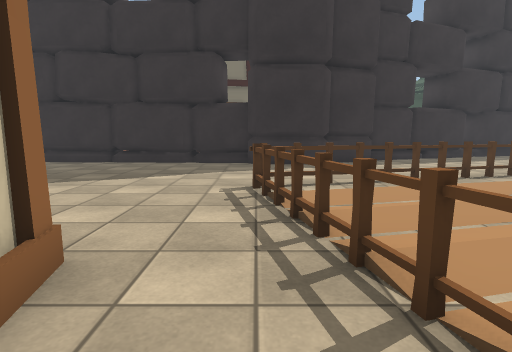
view 1 (above)

24 first-person views from a walk through a 3-D level made in the Unity game engine. The camera is 1.2 m above the floor, tilts 8° down and sees 80° across. The floor is counted in squares, 1 m on a side. Each view is taken from the middle of a square. On the plan, view 1 faces up. The plan holds only what a view shows up to about 13 squares ahead; the rest is blank. The place goes on beyond the plan. The player is left out. Some surface patterns are stand-ins.

view 2
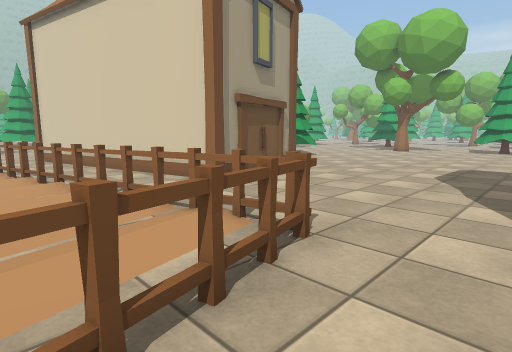

view 3
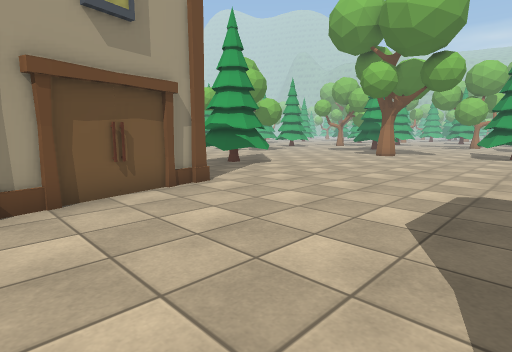

view 4
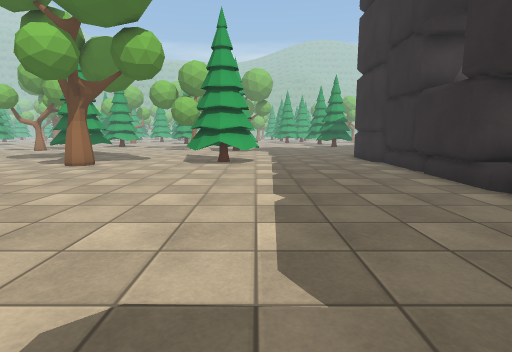

view 5
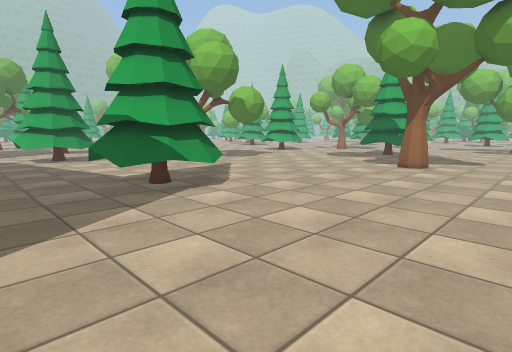

view 6
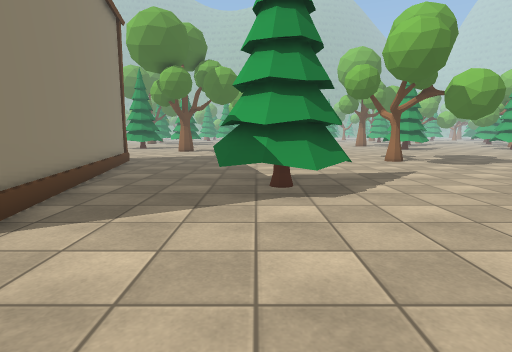

view 7
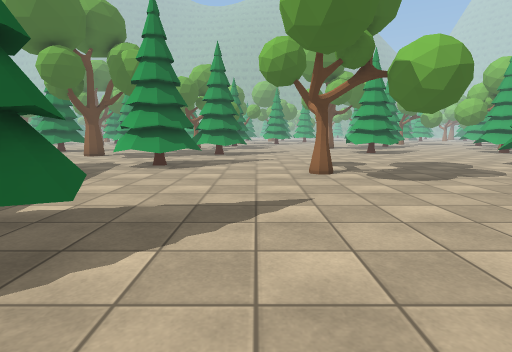

view 8
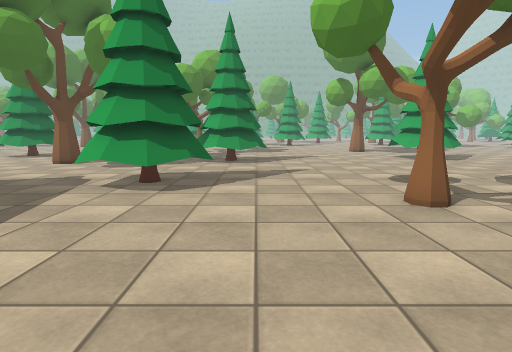

view 9
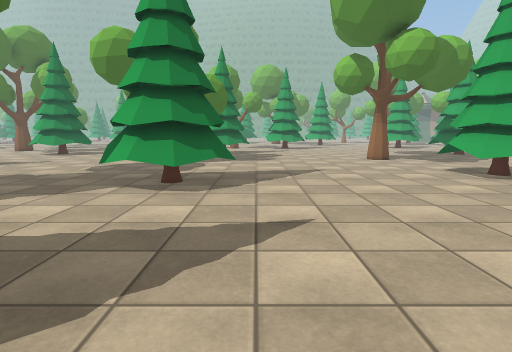

view 10
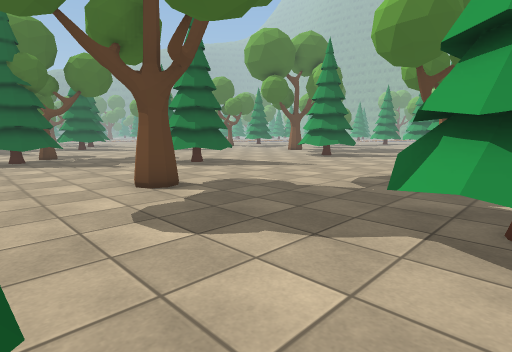

view 11
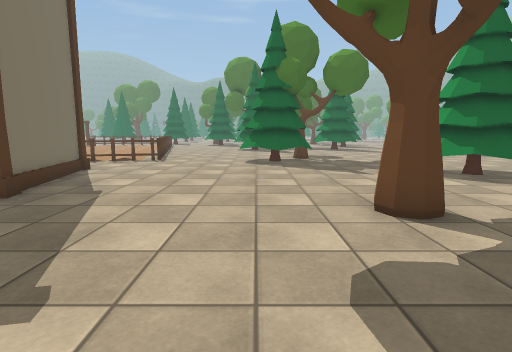

view 12
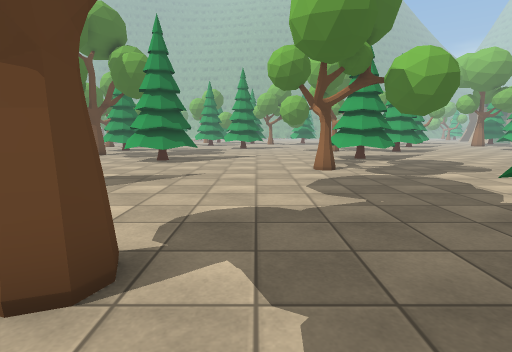

view 13
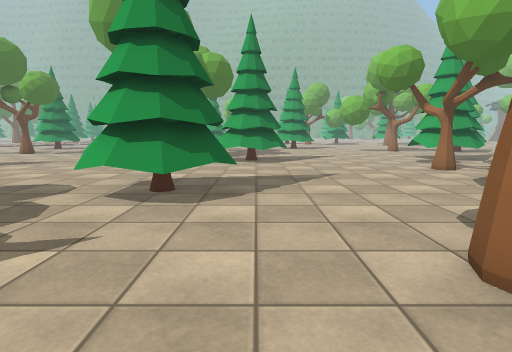

view 14
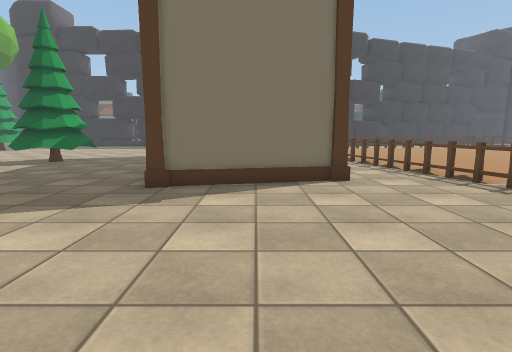

view 15
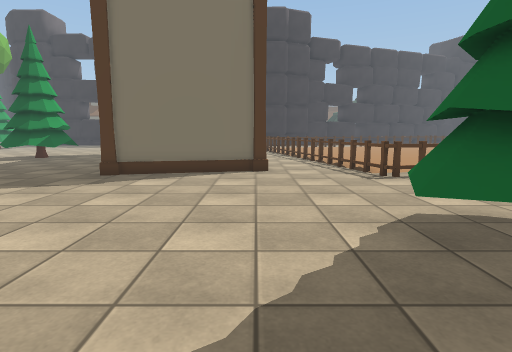

view 16
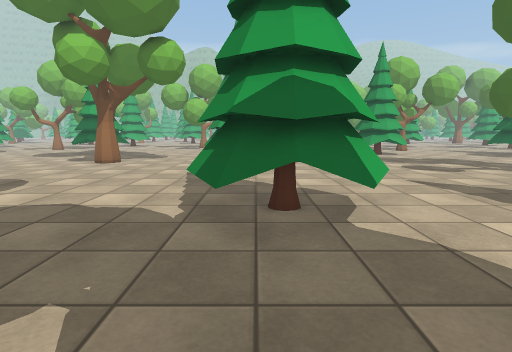

view 17
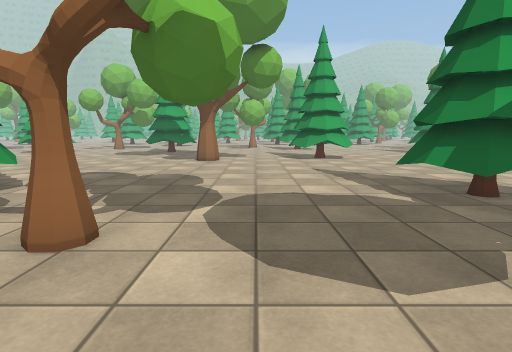

view 18
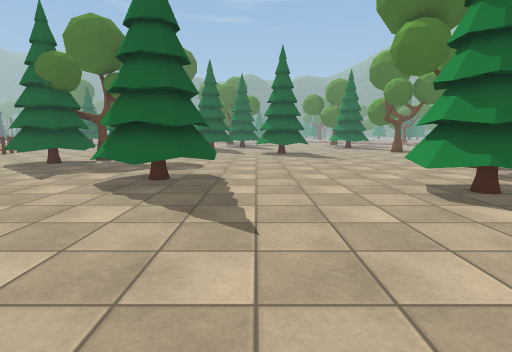

view 19
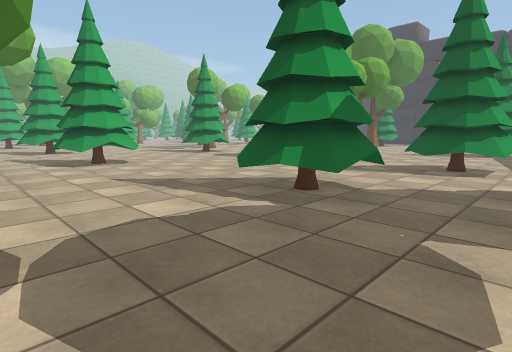

view 20
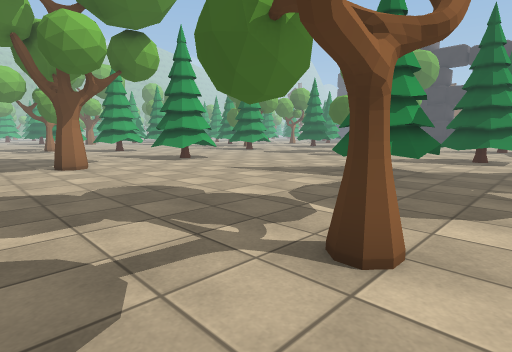

view 21
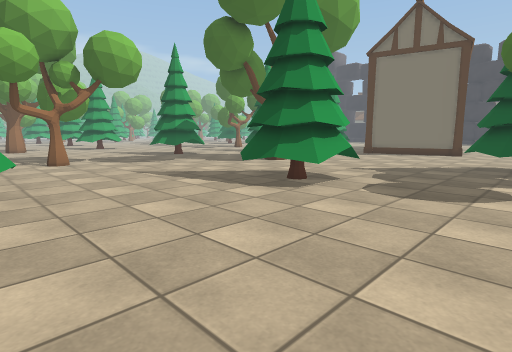

view 22
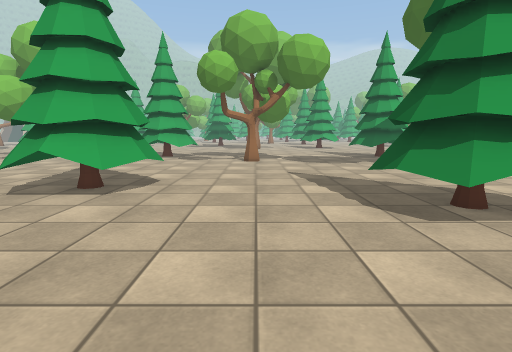

view 23
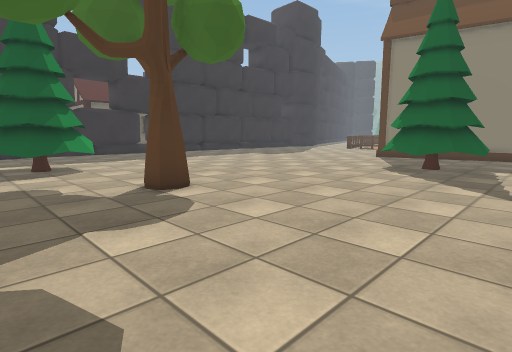

view 24
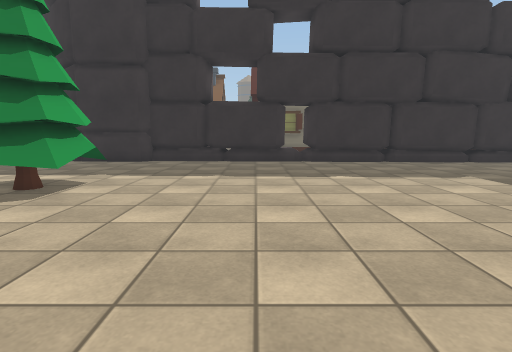

### Floor plan
Key: @ floor where view 1 was taken; # wall or solid block; x gap in a wall; . floor; = window, fence, low wall or low ledge; B barn; T tree.
Columns run from 22 left of view 1 to 4 right of it. Each row starts with its distance up from view 1.
 14         #
 13 #####################    ##
 12 ................. ########.
 11 .........................
 10 .........................
  9 ...........................
  8   TT.....................=.
  7  TTT..................=##.#
  6  TTT..................#...
  5  TTT..................==..
  4 .......................x..
  3 ....................B..#..
  2 ...T............BBBBB..#.
  1 ...TT...........B   B..=.
  0 ...........TT...B    B@.#
 -1 ..........TTTT..B    B..#
 -2 ..........TTTT..B    B..#
 -3 ..........TTTT...B   B..#.
 -4  ................B   BB.==
 -5 . ...............B    B...
 -6   ...............B    B...#
 -7  ................B   BB...#
 -8 ......T...........BBB....==
 -9 ...........TT.............=
-10 ..........TTTT.............
-11 ..........TTTT............
-12 ...........TTT...........T
-13  .......................TT
-14 ........................TTT
-15 .........TTT....TT......TTT
-16   .......TTTT....T.........
-17  TT......TTT..............
-18  TT......TTT........TTT...
-19 TTT................TTTT....
-20 ....................TTT....
-21 ....................TTT....
-22 ...........................
-23 ..TT.........T.............
-24 ..T........................
-25 ...................TT......
-26   .......TTT......TTTT.....

Where each view was taken, in squares from view 1:
view 1: 0 up, 0 right, facing up
view 2: 9 up, 3 right, facing down-left
view 3: 8 up, 2 left, facing down-left
view 4: 8 up, 7 left, facing left
view 5: 5 up, 7 left, facing down-left
view 6: 5 up, 10 left, facing down
view 7: 1 up, 14 left, facing down
view 8: 3 down, 13 left, facing down
view 9: 9 down, 14 left, facing down
view 10: 12 down, 12 left, facing down-right
view 11: 13 down, 10 left, facing right
view 12: 13 down, 7 left, facing down
view 13: 13 down, 3 left, facing down
view 14: 15 down, 2 left, facing up
view 15: 17 down, 0 right, facing up
view 16: 17 down, 7 left, facing left
view 17: 21 down, 6 left, facing left
view 18: 22 down, 9 left, facing right
view 19: 22 down, 8 left, facing up-left
view 20: 26 down, 8 left, facing up-left
view 21: 26 down, 4 right, facing up-left
view 22: 23 down, 4 right, facing left
view 23: 5 down, 22 left, facing up-right
view 24: 0 up, 15 left, facing up
